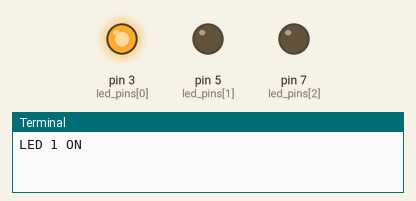
Simulated run of this program. Board: Raspberry Pi (header pin numbers). On the bench: output pins drawn as LEDs (lit = HIGH), the last lines printed to the terminal.

Above: at 0.5 s.
At 1.5 s:
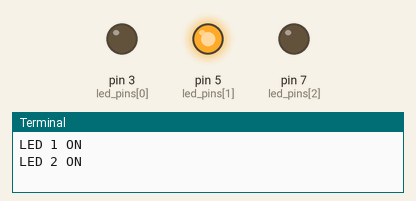
At 5.5 s:
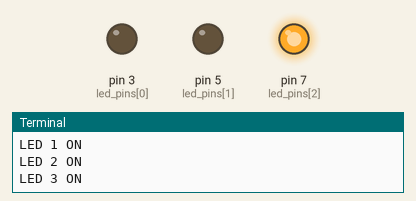
Timing chart, 0 to 6.9 s (numbered marks = the images above):
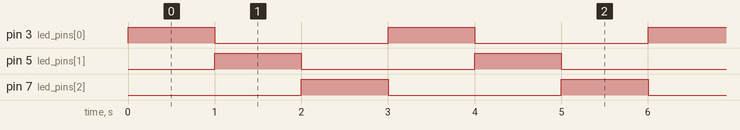

Measured:
- by itself, pin 3 (led_pins[0]), pin 5 (led_pins[1]), pin 7 (led_pins[2]): alternates HIGH for 1.0 s and LOW for 2.0 s
- by itself, everything shown: repeats every 3.0 s, in 3 steps

The program:

py_1.py
```python
import RPi.GPIO as GPIO
import time

GPIO.setmode(GPIO.BOARD)

# Board pins for LEDs
led_pins = [3, 5, 7]   # yahan 3 LEDs ke liye pins assign kiye

# Sabko OUTPUT banaya
for pin in led_pins:
    GPIO.setup(pin, GPIO.OUT)

# Function: ek LED ko ON karo, baaki sabko OFF
def only_one_on(active_pin):
    for pin in led_pins:
        if pin == active_pin:
            GPIO.output(pin, True)   # sirf yeh LED ON
        else:
            GPIO.output(pin, False)  # baaki OFF

try:
    while True:
        # 1st LED ON, baaki OFF
        only_one_on(led_pins[0])
        print("LED 1 ON")
        time.sleep(1)

        # 2nd LED ON, baaki OFF
        only_one_on(led_pins[1])
        print("LED 2 ON")
        time.sleep(1)

        # 3rd LED ON, baaki OFF
        only_one_on(led_pins[2])
        print("LED 3 ON")
        time.sleep(1)

except KeyboardInterrupt:
    GPIO.cleanup()
```
